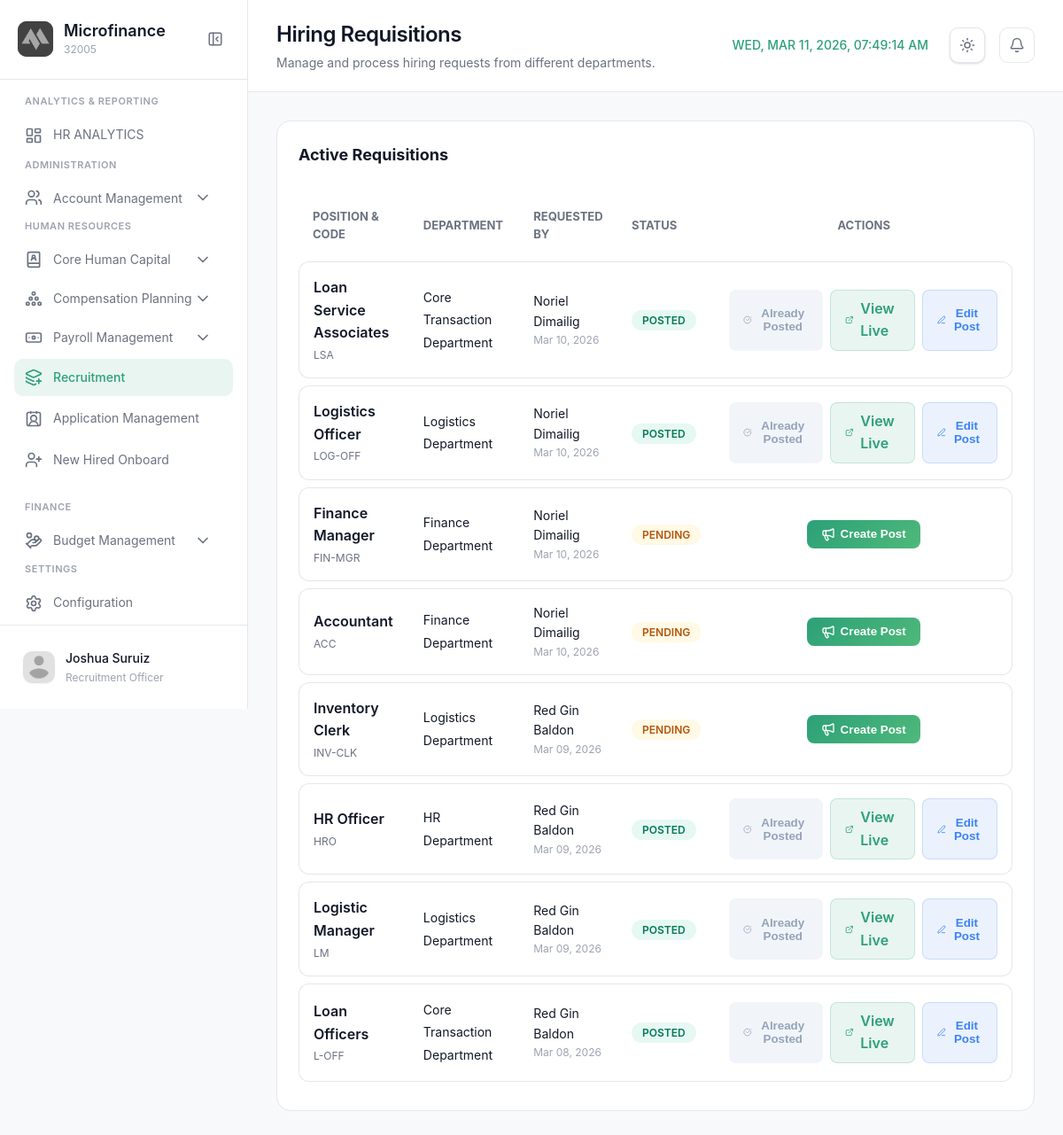
The app's page /modules/admin/recruitment.php (signed in) with its own data.
### tables this page shows
CREATE TABLE `recruitment_requisitions` (
  `RequisitionID` int(11) NOT NULL,
  `PositionID` int(11) NOT NULL,
  `RequestedBy` varchar(100) NOT NULL,
  `Status` enum('Pending','Active','Posted','Closed','Cancelled') DEFAULT 'Pending',
  `CreatedAt` timestamp NOT NULL DEFAULT current_timestamp()
);

CREATE TABLE `positions` (
  `PositionID` int(11) NOT NULL,
  `PositionName` varchar(100) NOT NULL,
  `PositionCode` varchar(10) DEFAULT NULL,
  `DepartmentID` int(11) DEFAULT NULL,
  `SalaryGradeID` int(11) DEFAULT NULL,
  `AuthorizedHeadcount` int(11) DEFAULT 1
);

CREATE TABLE `department` (
  `DepartmentID` int(11) NOT NULL,
  `DepartmentName` varchar(100) NOT NULL
);

### modules/admin/recruitment.php (the view, shortened to what this page needs)
<?php
require_once '../../config/config.php';
$page = 'recruitment';
$module = 'recruitment';
$query = "
    SELECT
        r.*,
        p.PositionName,
        p.PositionCode,
        d.DepartmentName,
        sg.GradeName,
        sg.MinSalary,
        sg.MaxSalary,
        jp.RequisitionID AS HasPosting,
        jp.Title AS PostTitle,
        jp.Description AS PostDesc,
        jp.Responsibilities AS PostResp,
        jp.Requirements AS PostReq,
        jp.JobType AS PostType,
        jp.SalaryType AS PostSalaryType,
        jp.SalaryRange AS PostSalaryRange,
        jp.Location AS PostLocation
    FROM recruitment_requisitions r
    JOIN positions p ON r.PositionID = p.PositionID
    JOIN department d ON p.DepartmentID = d.DepartmentID
    JOIN salary_grades sg ON p.SalaryGradeID = sg.SalaryGradeID
    LEFT JOIN job_postings jp ON r.RequisitionID = jp.RequisitionID
    WHERE r.Status NOT IN ('Closed', 'Cancelled')
    ORDER BY r.CreatedAt DESC
";
$requisitions = $conn->query($query);
?>
<!DOCTYPE html>
<html lang="en">
<head>
    <link rel="stylesheet" href="../../css/recruitment.css?v=1.3">
</head>
<body>
  <aside class="sidebar" id="sidebar">
    <div class="sidebar-header">
      <div class="logo-container">
        <div class="logo-wrapper">
          <img src="../../img/logo.png" alt="Logo" class="logo">
        </div>
        <div class="logo-text">
          <h2 class="app-name">Microfinance</h2>
          <span class="app-tagline">32005</span>
        </div>
      </div>
      <button class="sidebar-toggle" id="sidebarToggle">
        <i data-lucide="panel-left-close"></i>
      </button>
    </div>
   <nav class="sidebar-nav">
      <div class="nav-section">
        <span class="nav-section-title">ANALYTICS & REPORTING</span>
        <a href="dashboard.php" class="nav-item active">
          <i data-lucide="layout-dashboard"></i>
          <span>HR ANALYTICS</span>
        </a>
      <div class="nav-section">
        <span class="nav-section-title">ADMINISTRATION</span>
        <div class="nav-item-group active">
          <button class="nav-item has-submenu" data-module="accounts">
            <div class="nav-item-content">
              <i data-lucide="users"></i>
              <span>Account Management</span>
            </div>
            <i data-lucide="chevron-down" class="submenu-icon"></i>
          </button>
        </div>
       <div class="nav-section">
        <span class="nav-section-title">Human Resources</span>
          <div class="nav-item-group <?php echo ($module === 'corehumancapital') ? 'active' : ''; ?>">
          <button class="nav-item has-submenu" data-module="corehumancapital">
            <div class="nav-item-content">
              <i data-lucide="book-user"></i>
              <span>Core Human Capital</span>
            </div>
            <i data-lucide="chevron-down" class="submenu-icon"></i>
          </button>
        </div>
          <div class="nav-item-group <?php echo ($module === 'planning') ? 'active' : ''; ?>">
          <button class="nav-item has-submenu" data-module="planning">
            <div class="nav-item-content">
              <i data-lucide="circle-pile"></i>
              <span>Compensation Planning</span>
            </div>
            <i data-lucide="chevron-down" class="submenu-icon"></i>
          </button>
        </div>
        <div class="nav-item-group">
          <button class="nav-item has-submenu" data-module="payroll">
            <div class="nav-item-content">
              <i data-lucide="banknote"></i>
              <span>Payroll Management</span>
            </div>
            <i data-lucide="chevron-down" class="submenu-icon"></i>
          </button>
        </div>
            <a href="recruitment.php" class="nav-item <?php echo ($page === 'recruitment') ? 'active' : ''; ?>">
              <i data-lucide="layers-plus"></i>
              <span>Recruitment</span>
            </a>
            <a href="applicationmgt.php" class="nav-item <?php echo ($page === 'applicationmgt') ? 'active' : ''; ?>">
              <i data-lucide="contact-round"></i>
              <span>Application Management</span>
            </a>
      <a href="newhiredonboard.php" class="nav-item <?php echo ($page === 'newhiredonboard') ? 'active' : ''; ?>">
              <i data-lucide="user-plus"></i>
              <span>New Hired Onboard</span>
            </a>
        </div>
        <div class="nav-section">
        <span class="nav-section-title">FINANCE</span>
        <div class="nav-item-group <?php echo ($module === 'budget') ? 'active' : ''; ?>">
          <button class="nav-item has-submenu" data-module="budget">
            <div class="nav-item-content">
              <i data-lucide="hand-coins"></i>
              <span>Budget Management</span>
            </div>
            <i data-lucide="chevron-down" class="submenu-icon"></i>
          </button>
      <div class="nav-section">
        <span class="nav-section-title">SETTINGS</span>
        <a href="#" class="nav-item">
          <i data-lucide="settings"></i>
          <span>Configuration</span>
        </a>
      </div>
    </nav>
    <div class="sidebar-footer">
      <div class="user-profile">
        <div class="user-avatar">
          <img src="../../img/profile.png" alt="User">
        </div>
        <div class="user-info">
          <span class="user-name"><?php echo htmlspecialchars($_SESSION['username'] ?? 'Admin'); ?></span>
          <span class="user-role">Recruitment Officer</span>
        </div>
      </div>
    </div>
  </aside>
  <main class="main-content">
    <header class="page-header">
      <div class="header-left">
        <div class="header-title">
          <h1>Hiring Requisitions</h1>
          <p>Manage and process hiring requests from different departments.</p>
        </div>
      </div>
      <div class="header-right">
        <div class="header-clock">
          <span id="realTimeClock"></span>
        </div>
        <button class="theme-toggle" id="themeToggle">
          <i data-lucide="sun" class="sun-icon"></i>
        </button>
        <button class="icon-btn">
          <i data-lucide="bell"></i>
        </button>
      </div>
    </header>
    <div class="content-wrapper">
      <div class="management-card" style="background: var(--surface); border-radius: 16px; padding: 24px; border: 1px solid var(--border-color);">
        <div class="card-header" style="display: flex; justify-content: space-between; align-items: center; margin-bottom: 24px;">
            <h2 style="font-size: 18px; font-weight: 700; color: var(--text-primary);">Active Requisitions</h2>
        </div>
        <div class="table-container">
            <table class="requisition-table">
                <thead>
                    <tr style="text-align: left; color: var(--text-secondary); font-size: 13px; font-weight: 600;">
                        <th style="padding: 12px 16px;">POSITION & CODE</th>
                        <th style="padding: 12px 16px;">DEPARTMENT</th>
                        <th style="padding: 12px 16px;">REQUESTED BY</th>
                        <th style="padding: 12px 16px;">STATUS</th>
                        <th style="padding: 12px 16px; text-align: center;">ACTIONS</th>
                    </tr>
                </thead>
                <tbody>
                    <?php if ($requisitions->num_rows === 0): ?>
                        <tr>
                            <td colspan="5" style="text-align: center; padding: 40px; color: var(--text-tertiary);">
                                No pending requisitions found.
                            </td>
                        </tr>
                    <?php else: while ($req = $requisitions->fetch_assoc()): ?>
                        <tr class="req-row">
                            <td>
                                <div style="display: flex; flex-direction: column; gap: 2px;">
                                    <span style="font-weight: 600; color: var(--text-primary);"><?php echo htmlspecialchars($req['PositionName']); ?></span>
                                    <span style="font-size: 12px; color: var(--text-secondary);"><?php echo htmlspecialchars($req['PositionCode']); ?></span>
                                </div>
                            </td>
                            <td>
                                <span style="color: var(--text-primary); font-size: 14px;"><?php echo htmlspecialchars($req['DepartmentName']); ?></span>
                            </td>
                            <td>
                                <div style="display: flex; flex-direction: column;">
                                    <span style="font-size: 14px; color: var(--text-primary);"><?php echo htmlspecialchars($req['RequestedBy']); ?></span>
                                    <span style="font-size: 12px; color: var(--text-tertiary);"><?php echo date('M d, Y', strtotime($req['CreatedAt'])); ?></span>
                                </div>
                            </td>
                            <td>
                                <span class="status-pill status-<?php echo strtolower($req['Status']); ?>">
                                    <?php echo $req['Status']; ?>
                                </span>
                            </td>
                            <td>
                                <div style="display: flex; justify-content: center; gap: 8px;">
                                    <?php if ($req['Status'] === 'Posted'): ?>
                                        <button class="btn-post" style="background: #f1f5f9; color: #94a3b8; border-color: #e2e8f0; cursor: not-allowed;" disabled>
                                            <i data-lucide="check-circle" style="width: 16px; height: 16px;"></i>
                                            <span>Already Posted</span>
                                        </button>
                                        <a href="../../jobposting.php" class="btn-post" style="text-decoration: none; background: rgba(44, 160, 120, 0.1); color: #2ca078; border: 1px solid rgba(44, 160, 120, 0.2); display: flex; align-items: center; gap: 8px;" target="_blank">
                                            <i data-lucide="external-link" style="width: 16px; height: 16px;"></i>
                                            <span>View Live</span>
                                        </a>
                                    <?php else: ?>
                                        <button class="btn-post" onclick="createJobPost(<?php echo $req['RequisitionID']; ?>, '<?php echo addslashes($req['PositionName']); ?>', '<?php echo addslashes($req['DepartmentName']); ?>', '<?php echo number_format($req['MinSalary'] / 1000, 0); ?>k - <?php echo number_format($req['MaxSalary'] / 1000, 0); ?>k')">
                                            <i data-lucide="megaphone" style="width: 16px; height: 16px;"></i>
                                            <span>Create Post</span>
                                        </button>
                                    <?php endif; ?>
                                    <?php if ($req['Status'] === 'Posted'): ?>
                                        <button class="btn-post" style="background: rgba(59, 130, 246, 0.1); color: #3b82f6; border: 1px solid rgba(59, 130, 246, 0.2);"
                                            onclick="editJobPost({
                                                id: <?php echo $req['RequisitionID']; ?>,
                                                title: '<?php echo addslashes($req['PostTitle']); ?>',
                                                dept: '<?php echo addslashes($req['DepartmentName']); ?>',
                                                type: '<?php echo addslashes($req['PostType']); ?>',
                                                salaryType: '<?php echo addslashes($req['PostSalaryType']); ?>',
                                                salary: '<?php echo addslashes($req['PostSalaryRange']); ?>',
                                                location: '<?php echo addslashes($req['PostLocation']); ?>',
                                                desc: '<?php echo addslashes($req['PostDesc']); ?>',
                                                resp: '<?php echo addslashes($req['PostResp']); ?>',
                                                reqs: '<?php echo addslashes($req['PostReq']); ?>'
                                            })">
                                            <i data-lucide="edit-3" style="width: 16px; height: 16px;"></i>
                                            <span>Edit Post</span>
                                        </button>
                                    <?php endif; ?>
                                </div>
                            </td>
                        </tr>
                    <?php endwhile; endif; ?>
                </tbody>
            </table>
        </div>
      </div>
    </div>
  </main>
</body>
</html>

### modules/admin/recruitment.php (style rules this page uses)
.requisition-table { width: 100%; border-collapse: separate; border-spacing: 0 8px; }
.req-row { background: var(--surface); transition: var(--transition); }
.req-row td { padding: 16px; border-top: 1px solid var(--border-color); border-bottom: 1px solid var(--border-color); }
.req-row td:first-child { border-left: 1px solid var(--border-color); border-radius: 12px 0 0 12px; }
.req-row td:last-child { border-right: 1px solid var(--border-color); border-radius: 0 12px 12px 0; }
.status-pill { padding: 4px 12px; border-radius: 20px; font-size: 12px; font-weight: 600; text-transform: uppercase; }
.status-pending { background: rgba(255, 193, 7, 0.1); color: #b45309; }
.status-posted { background: rgba(16, 185, 129, 0.1); color: #047857; }
.btn-post { background: linear-gradient(135deg, #2ca078, #4fb97a); color: white; border: none; padding: 8px 16px; border-radius: 8px; font-weight: 600; cursor: pointer; display: flex; align-items: center; gap: 6px; transition: var(--transition); }

### records on screen
recruitment_requisitions: PositionID.PositionName "Loan Service Associates", PositionID.PositionCode "LSA", department.DepartmentName "Core Transaction Department", RequestedBy "Noriel Dimailig", CreatedAt "Mar 10, 2026", Status "POSTED", shows "Already Posted"
recruitment_requisitions: PositionID.PositionName "Logistics Officer", PositionID.PositionCode "LOG-OFF", department.DepartmentName "Logistics Department", RequestedBy "Noriel Dimailig", CreatedAt "Mar 10, 2026", Status "POSTED", shows "Already Posted"
recruitment_requisitions: PositionID.PositionName "Finance Manager", PositionID.PositionCode "FIN-MGR", department.DepartmentName "Finance Department", RequestedBy "Noriel Dimailig", CreatedAt "Mar 10, 2026", Status "PENDING"
recruitment_requisitions: PositionID.PositionName "Accountant", PositionID.PositionCode "ACC", department.DepartmentName "Finance Department", RequestedBy "Noriel Dimailig", CreatedAt "Mar 10, 2026", Status "PENDING"
recruitment_requisitions: PositionID.PositionName "Inventory Clerk", PositionID.PositionCode "INV-CLK", department.DepartmentName "Logistics Department", RequestedBy "Red Gin Baldon", CreatedAt "Mar 09, 2026", Status "PENDING"
recruitment_requisitions: PositionID.PositionName "HR Officer", PositionID.PositionCode "HRO", department.DepartmentName "HR Department", RequestedBy "Red Gin Baldon", CreatedAt "Mar 09, 2026", Status "POSTED", shows "Already Posted"
recruitment_requisitions: PositionID.PositionName "Logistic Manager", PositionID.PositionCode "LM", department.DepartmentName "Logistics Department", RequestedBy "Red Gin Baldon", CreatedAt "Mar 09, 2026", Status "POSTED", shows "Already Posted"
recruitment_requisitions: PositionID.PositionName "Loan Officers", PositionID.PositionCode "L-OFF", department.DepartmentName "Core Transaction Department", RequestedBy "Red Gin Baldon", CreatedAt "Mar 08, 2026", Status "POSTED", shows "Already Posted"

### other values on screen
$_SESSION['username'] "Joshua Suruiz"
